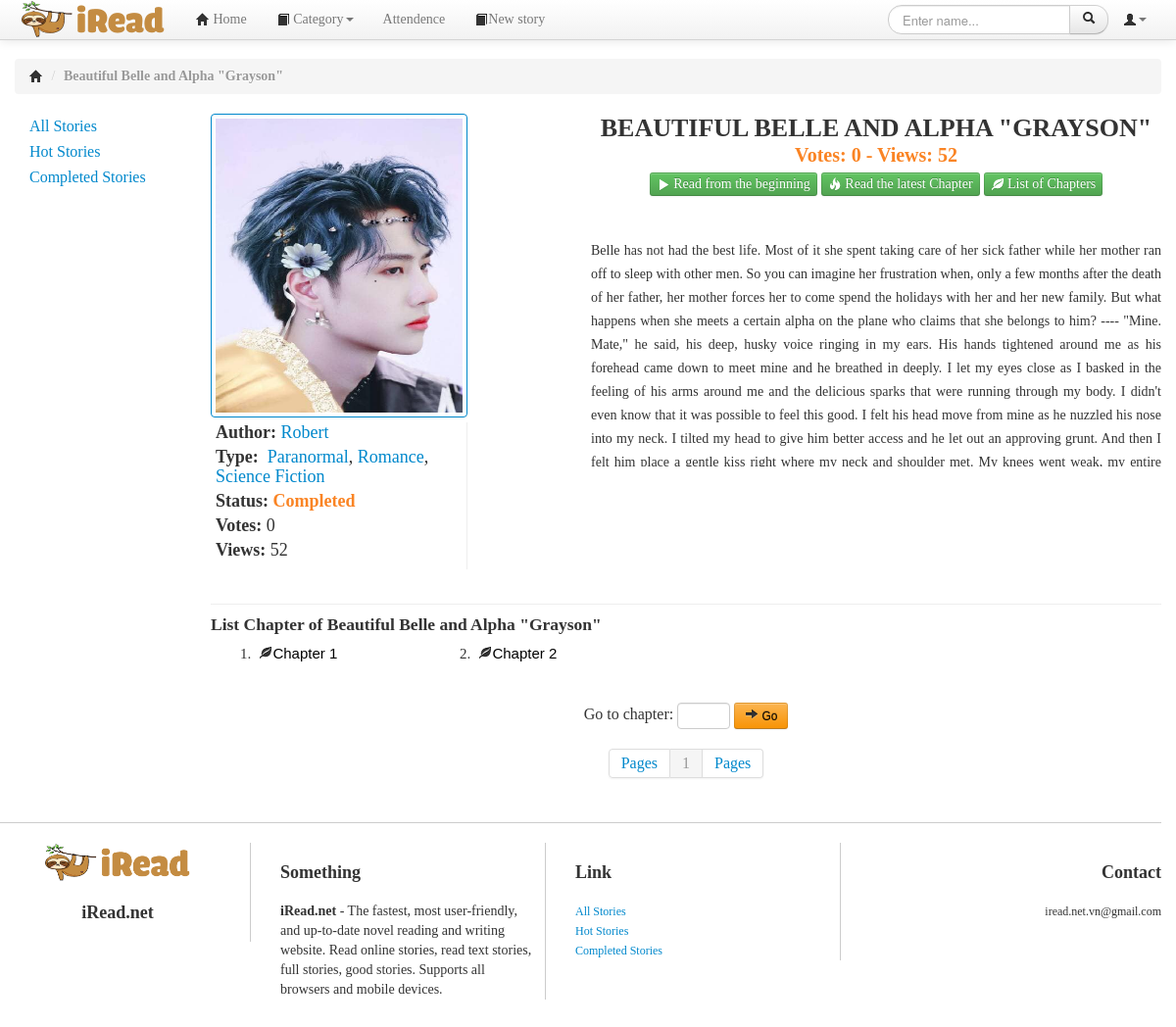
Page /storydetail.php?storyID=1 (signed in) on the committed database.
### tables this page shows
CREATE TABLE `story` (
  `storyID` int(10) NOT NULL,
  `storyName` varchar(200) NOT NULL,
  `memberID` int(20) DEFAULT NULL,
  `description` mediumtext DEFAULT NULL,
  `image` varchar(500) DEFAULT NULL,
  `viewNumber` int(11) NOT NULL DEFAULT 0,
  `voteNumber` int(11) NOT NULL DEFAULT 0,
  `status` varchar(20) NOT NULL DEFAULT 'On going'
);

CREATE TABLE `member` (
  `memberID` int(10) NOT NULL,
  `fullName` varchar(255) DEFAULT NULL,
  `dob` date DEFAULT NULL,
  `phoneNumber` varchar(15) DEFAULT NULL,
  `username` varchar(50) DEFAULT NULL,
  `wallet` int(11) DEFAULT 0,
  `image` varchar(255) DEFAULT 'default avt.jpg'
);

CREATE TABLE `story_category` (
  `storyCatID` int(11) NOT NULL,
  `storyID` int(11) NOT NULL,
  `categoryID` int(11) NOT NULL
);

CREATE TABLE `category` (
  `categoryID` int(11) NOT NULL,
  `categoryName` varchar(50) NOT NULL
);

CREATE TABLE `chapter` (
  `chapterID` bigint(20) NOT NULL,
  `chapterName` varchar(255) NOT NULL,
  `storyID` int(10) NOT NULL,
  `content` longtext NOT NULL,
  `requireCoin` tinyint(1) NOT NULL DEFAULT 0,
  `view` bigint(20) NOT NULL DEFAULT 0
);

### db.php (called while the page is built, shortened)
<?php
	$hostname='localhost';
	$username='root';
	$password='';
	$dbname='final_project';
	$port=3306;
	function query($sql)
	{
		global $hostname;
		global $username;
		global $password;
		global $dbname;
		global $port;
		$conn = new mysqli($hostname, $username, $password, $dbname, $port);
		$result = $conn->query($sql);
		$rows = mysqli_fetch_all($result);
		return $rows;
	}
	function decryptString($string)
	{
		$string = str_replace('!1$#5', '"', $string);
		$string = str_replace("^-&~5", "'", $string);
		return($string);
	}
?>

### storydetail.php (the view, shortened to what this page needs)
<!DOCTYPE html>
<html lang="vi">
<head>
<link href="css/bootstrap.min.css" rel="stylesheet">
<link href="css/bootstrap-responsive.css" rel="stylesheet">
<link href="css/yamm.css" rel="stylesheet">
<link href="css/style.css" rel="stylesheet">
<link href="css/chosen.css" rel="stylesheet">
</head>
<?php
	require_once("./db.php");
    if(!isset($_SESSION['username'])){
?>
    	<script >
			alert ("You must login to access this page!");
			window.location.replace("./login.php");
		</script>
<?php
	}else{
		if(isset($_GET['storyID'])){
			$storyID=$_GET['storyID'];
			$sql = "Select * from story where storyID='" .$storyID . "'";
			$row = query($sql);
			$memberID = $row[0][2];
			$viewNumber = $row[0][5];
			$voteNumber = $row[0][6];
			$sql1 = "Select * from member where memberID='" .$memberID . "'";
			$row1 = query($sql1);
			$authorid = $row1[0][0];
			$authorname = $row1[0][1];
		}
	}
?>
<body>
<?php
	require_once("./headers/common_header.php");
?>
<div class="container">
	<div class="row">
		<div class="span12">
			<ul class="breadcrumb">
				<li>
					<div itemscope>
						<a href="./home.php" itemprop="url"><i class="icon-home"></i></a>
						<span class="divider">/</span>
					</div>
				</li>
				<li class="active"><strong><?=decryptString($row[0][1])?></strong></li>
			</ul>
			<div class="row wrapper">
			<?php
				require_once("./lefts/common_left.php");
			?>
				<div class="span10">
					<div class="xfor" style="font-size: 18px">
						<div class="thumbnail">
						<img src="img/<?=$row[0][4]?>" alt="<?=$row[0][1]?>" style="width: 100%;height: 300px;"/>
						</div>
						<div class="lww">
						<p>
						<span class="xleft">Author:</span>
						<span>&nbsp;<a href="./member.php?memberID=<?=$authorid?>"><?=$authorname?></a></span>
						</p>
						<p>
						<span class="xleft">Type:</span>
						<span class="list-category">&nbsp;
						<?php
							$sql2 = "Select * from category INNER JOIN story_category ON category.categoryID = story_category.categoryID WHERE storyID='" .$storyID . "'";
							$row2 = query($sql2);
							for ($i=0; $i < count($row2);$i++)
							{
						?>
								<span><a href="./storybycat.php?categoryID=<?=$row2[$i][0]?>"><?=$row2[$i][1]?></a></span>
						<?php
							}
						?>
						</span>
						</p>
						<p>
						<span class="xleft">Status:</span>
						<span style=" color: #FA8424; font-weight: bold;">&nbsp;<?=$row[0][7]?></span>
						</p>
						<p>
						<span class="xleft">Votes:</span>
						<span>&nbsp;<?=$voteNumber?></span>
						</p>
						<p>
						<span class="xleft">Views:</span>
						<span>&nbsp;<?=$viewNumber?></span>
						</p>
						</div>
					</div>
					<div class="rofx">
						<h1 style="font-size: 26px;"><?=decryptString($row[0][1])?></h1>
						<div class="foo2" style="text-align: center; font-size: 20px; font-weight: bold; color: #FA8424">
								<span itemprop="votes">Votes: <?=$voteNumber?></span>
								</span> -
								<span itemprop="rating">Views: <?=$viewNumber?>
								</span>
						</div>
						<div style="display: block;margin: 5px auto;text-align: center;">
						<?php
							$sql3 = "Select chapterID, chapterName from chapter WHERE storyID='" .$storyID . "' ORDER BY chapterID ASC";
							$row3 = query($sql3);
							$sql4 = "Select chapterID, chapterName from chapter WHERE storyID='" .$storyID . "' ORDER BY chapterID DESC";
							$row4 = query($sql4);
						?>
							<a class="btn btn-mini btn-success" href="readstory.php?storyID=<?=$storyID?>&chapterID=<?=$row3[0][0]?>" style="font-size: 14px;">
								<i class="icon-play icon-white"></i> Read from the beginning
							</a>
							<a class="btn btn-mini btn-success" href="readstory.php?storyID=<?=$storyID?>&chapterID=<?=$row4[0][0]?>" style="font-size: 14px;">
								<i class="icon-fire icon-white"></i> Read the latest Chapter
							</a>
							<a type="button" class="btn btn-mini btn-success" style="font-size: 14px;" href="#dschuong"><i class="icon-leaf icon-white"></i> List of Chapters</a>
							<br><br>
						</div>
						<div id="desc_story" style=" font-size: 14px">
							<p><?=decryptString($row[0][3])?></p>
						</div>
					</div>
					<div class="clearfix"></div>
					<hr style="margin: 0; border-bottom: 1px solid #eee;">
					<div class="chaplist" style="width: 100%;font-size: 15px;"" id="dschuong">
						<h4>List Chapter of <?=decryptString($row[0][1])?></h4>
						<ul class="thumbnails" style="width: 100%; margin-left: 0px; margin-right: -30px">
						<?php
							$allrow = count($row3);
							$pagesize = 60;
							$allpage = 1;
							if($allrow % $pagesize == 0){
								$allpage = $allrow / $pagesize;
							}else{
								$allpage = (int)($allrow / $pagesize) + 1;
							}
							$beginrow = 1;
							$currentpage = 1;
							if((!isset($_GET['currentpage'])) || ($_GET['currentpage'] == '1'))
							{
								$beginrow = 0;
								$currentpage = 1;
							}else{
								$beginrow = ($_GET['currentpage'] - 1) * $pagesize;
								$currentpage = $_GET['currentpage'];
							}
							$sql5= "SELECT chapterID, chapterName, requireCoin FROM chapter WHERE storyID='" .$storyID . "'LIMIT {$beginrow} , {$pagesize}";
							$row5=query($sql5);
							for ($i=0; $i < count($row5);$i++)
							{
								if($row5[$i][2] == 0){
						?>
									<li style="float: left; width: 20%;">
										<span style="width: 10%;display: inline-block;"><?=$i+1?>.</span><a class="jblack" href="readstory.php?storyID=<?=$storyID?>&chapterID=<?=$row3[$i][0]?>"><i class="icon-leaf"></i><?=decryptString($row5[$i][1])?></a>
									</li>
						<?php
								}else{
						?>
									<li style="float: left; width: 20%;">
										<span style="width: 10%;display: inline-block;"><?=$i+1?>.</span><a class="jblack" href="readstory.php?storyID=<?=$storyID?>&chapterID=<?=$row3[$i][0]?>"><i class="icon-leaf"></i><?=decryptString($row5[$i][1])?></a><i class="icon-lock"></i>
									</li>
						<?php
								}
							}
						?>
						</ul>
					</div>
					<div class="paging">
						<div class="pagination pagination-centered">
							<form action="storydetail.php?storyID=<?=$storyID?>" method="POST">
								<span>Go to chapter:</span>
								<input name="chap" type="text" value="" style="width:40px;height: 17px;margin: 0;">
								<button class="btn btn-warning btn-small"><i class="icon-arrow-right"></i> <span class="jblack">Go</span></button>
							</form>
							<ul>
								<li class="disable"><a href="">Pages</a></li>
							<?php
								for($i = 1; $i <= $allpage; $i++)
								{
								if($currentpage == $i){
							?>
									<li class="active"><a href=""><?=$i?></a></li>
								<?php
								}else{
							?>
									<li class="disable"><a href="storydetail.php?storyID=<?=$storyID?>&currentpage=<?=$i?>"><?php echo $i ." "; ?></a></li>
							<?php
								}
							}
							?>
								<li class="disable"><a href="">Pages</a></li>
							</ul>
						</div>
					</div>
				</div>
					<div class="clearfix"></div>
				</div>
			</div>
			<div class="clearfix"></div>
		<?php
			require_once("./footers/footer.php");
		?>
		</div>
</body>
</html>

### css/style.css (style rules this page uses)
body { position:relative;background:white;font-family:Verdana,"Times New Roman",sans-serif; font-size: 14px; }
hr { border-top:0px solid #bbb;border-bottom:1px solid #ccc; }
.list-category span:after { content:", "; }
.list-category span:last-child:after { content:""; }
.wrapper { font-size:16px; }
.xfor { width:27%;float:left;min-height:500px;margin-right:20px;height:auto; }
.lww { min-height:150px;border-right:1px solid #eeeeee; }
.lww p { padding:0;margin:5px 0 0 5px; }
.xleft { font-weight:bold;float:left;text-align:right;margin-left:0; }
.rofx { width:60%;float:right;min-height:500px;text-align:justify;line-height:150%; }
.rofx h1 { font-size:16px;line-height:normal;text-align:center;margin:0;padding:0;text-transform:uppercase; }
#desc_story { margin-top:20px;height:232px;overflow:hidden; }
.jblack { color:#000;font-family:Verdana,Tahoma,sans-serif;" }
.thumbnail { border: 1px solid #08c }

### storydetail.php (style rules this page uses)
body { padding-top:60px;padding-bottom:40px;height:auto; }

### rows in the picture
story: storyName "Beautiful Belle and Alpha \"Grayson\"", image (picture), status "Completed", voteNumber "0", viewNumber "52", storyName "BEAUTIFUL BELLE AND ALPHA \"GRAYSON\"", description "Belle has not had the best life. Most of it she spent taking care of her sick father while her mother ran off to sleep with other men. So you can imagine her frustration when, only a few months after the death of her father, her mother forces her to come spend the holidays with her and her new family. But what happens when she meets a certain alpha on the plane who claims that she belongs to him? ---- \"Mine. Mate,\" he said, his deep, husky voice ringing in my ears. His hands tightened around me as his forehead came down to meet mine and he breathed in deeply. I let my eyes close as I basked in the feeling of his arms around me and the delicious sparks that were running through my body. I…"
member: fullName "Robert"
story_category: categoryID.categoryName "Paranormal"
story_category: categoryID.categoryName "Romance"
story_category: categoryID.categoryName "Science Fiction"
chapter: requireCoin 0 (drawn), chapterName "Chapter 1"
chapter: requireCoin 0 (drawn), chapterName "Chapter 2"
